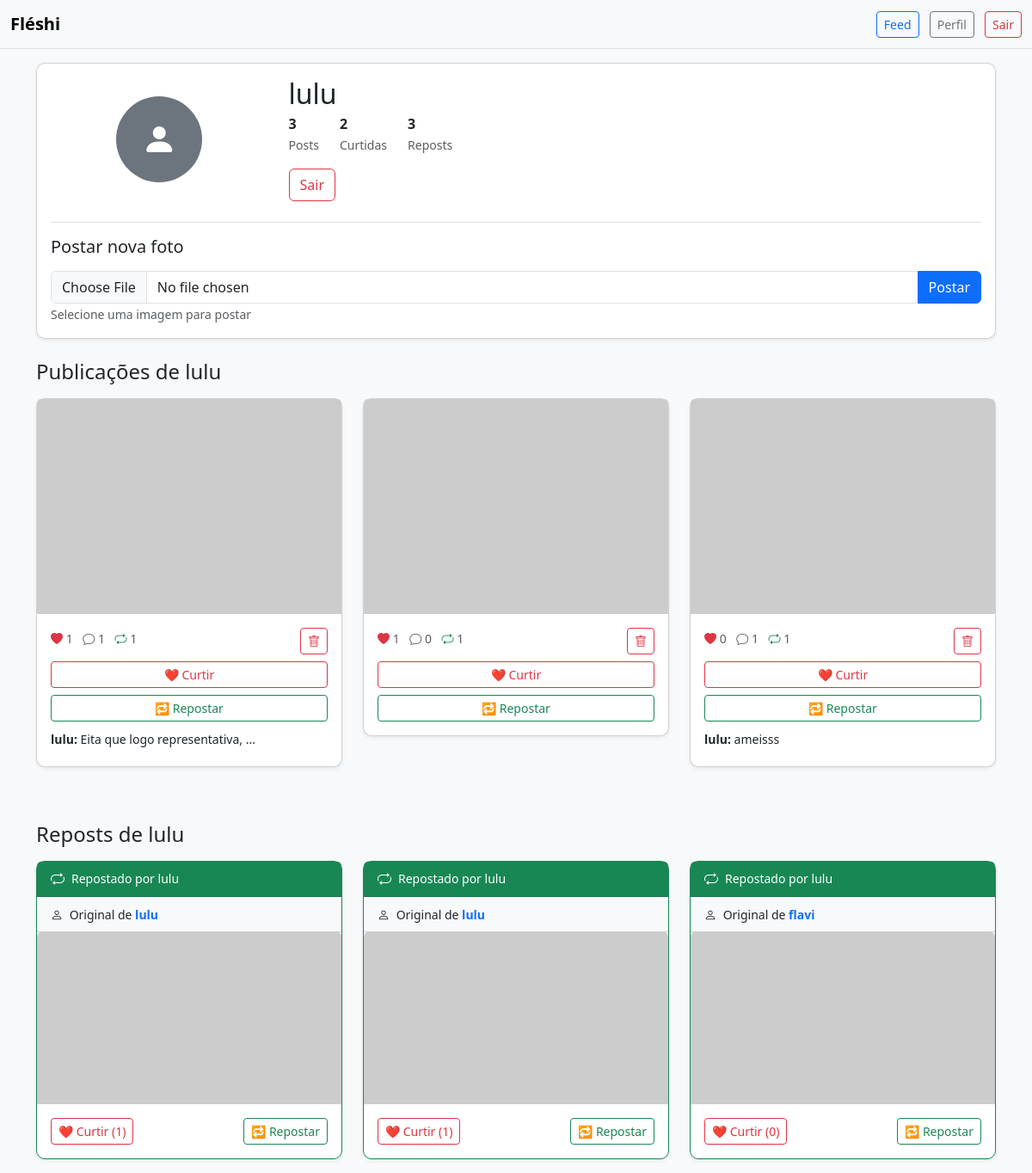
/profile/6 (signed in), run on the app's committed database.
### appfleshi/models.py (models this page shows)
class User(db.Model, UserMixin):
    id = db.Column(db.Integer, primary_key=True)
    username = db.Column(db.String(20), unique=True)
    email = db.Column(db.String(100), unique=True, nullable=False)
    password = db.Column(db.String(60), nullable=False)
    photos = db.relationship("Photo", backref="user", lazy=True) #lista de fotos, cada foto é um objeto
    likes = db.relationship("Like", backref="user", lazy=True)
    reposts = db.relationship("Repost", backref="user", lazy=True)
    comments = db.relationship("Comment", backref="user", lazy=True)

class Photo(db.Model):
    id = db.Column(db.Integer, primary_key=True)
    file_name = db.Column(db.String(255), default= "default.png")
    upload_date = db.Column(db.DateTime(timezone=True), nullable=False, default=lambda: datetime.now(timezone.utc))
    user_id = db.Column(db.Integer, db.ForeignKey("user.id"), nullable=False)
    reposts = db.relationship("Repost", backref="photo", lazy=True)
    likes = db.relationship("Like", backref="photo", lazy=True, cascade="all, delete-orphan")
    comments = db.relationship("Comment", backref="photo", lazy=True)

class Comment(db.Model):
    id = db.Column(db.Integer, primary_key=True)
    text = db.Column(db.String(500), nullable=False) # texto comentario
    user_id = db.Column(db.Integer, db.ForeignKey("user.id"), nullable=False) # quem comentou
    photo_id = db.Column(db.Integer, db.ForeignKey("photo.id"), nullable=False) # qual foto comentada

class Repost(db.Model):
    id = db.Column(db.Integer, primary_key=True)
    user_id = db.Column(db.Integer, db.ForeignKey("user.id"), nullable=False) # quem comentou
    photo_id = db.Column(db.Integer, db.ForeignKey("photo.id"), nullable=False) # qual foto comentada

### appfleshi/routes.py (the view, shortened to what this page needs)
@app.route("/profile/<user_id>", methods=['GET', 'POST'])
@login_required
def profile(user_id):
    if int(user_id) == int(current_user.id):
        photo_form = PhotoForm()
        return render_template('profile.html', user=current_user, form=photo_form)
    else:
        user = User.query.get(int(user_id))
        return render_template('profile.html', user=user, form=None)

### appfleshi/forms.py
class PhotoForm(FlaskForm):
    photo = FileField("Foto", validators=[DataRequired()])
    submit = SubmitField("Postar")

### appfleshi/models.py (called while the page is built)
@login_manager.user_loader # consultando se tem ou não aquele usuário
def load_user(user_id):
    return User.query.get(int(user_id)) # consultado a tabela do banco

### appfleshi/templates/profile.html (shortened to what this page needs)
{% extends "homepage.html" %}
{% block body %}
    <body class="bg-light">
        {% include "navbar.html" %}
        <div class="container mt-3">
            <div class="card shadow-sm mb-4">
                <div class="card-body">
                    <div class="row align-items-center">
                        <div class="col-md-3 text-center">
                            <div class="rounded-circle bg-secondary mx-auto d-flex align-items-center justify-content-center"
                                 style="width: 100px; height: 100px;">
                                <i class="bi bi-person-fill text-white fs-1"></i>
                            </div>
                        </div>
                        <div class="col-md-9">
                            <h2 class="mb-1">{{ user.username }}</h2>
                            <div class="d-flex mb-3">
                                <div class="me-4">
                                    <strong class="d-block">{{ user.photos|length }}</strong>
                                    <small class="text-muted">Posts</small>
                                </div>
                                <div class="me-4">
                                    <strong class="d-block">{{ user.likes|length }}</strong>
                                    <small class="text-muted">Curtidas</small>
                                </div>
                                <div class="me-4">
                                    <strong class="d-block">{{ user.reposts|length }}</strong>
                                    <small class="text-muted">Reposts</small>
                                </div>
                            </div>
                            <a href="{{ url_for('logout') }}" class="btn btn-outline-danger">Sair</a>
                        </div>
                    </div>
                    {% if form and user == current_user %}
                    <div class="mt-4 pt-3 border-top">
                        <h5 class="mb-3">Postar nova foto</h5>
                        <form method="post" enctype="multipart/form-data">
                            <div class="input-group">
                                {{ form.photo(class="form-control") }}
                                {{ form.submit(class="btn btn-primary") }}
                            </div>
                            <small class="text-muted">Selecione uma imagem para postar</small>
                        </form>
                    </div>
                    {% endif %}
                </div>
            </div>
            <div class="row">
                <div class="col-12">
                    <h4 class="mb-3">Publicações de {{ user.username }}</h4>
                    {% if user.photos %}
                    <div class="row">
                        {% for photo in user.photos %}
                        <div class="col-md-4 mb-3">
                            <div class="card shadow-sm">
                                <img src="{{ url_for('static', filename='posts_photos/' ~ photo.file_name) }}"
                                     class="card-img-top"
                                     alt="Post de {{ user.username }}"
                                     style="height: 250px; object-fit: cover;"
                                     onerror="this.src='https://via.placeholder.com/300x250?text=Imagem+Não+Encontrada'">
                                <div class="card-body">
                                    <div class="d-flex justify-content-between mb-2">
                                        <div>
                                            <small class="text-muted">
                                                <i class="bi bi-heart-fill text-danger"></i> {{ photo.likes|length }}
                                            </small>
                                            <small class="text-muted ms-2">
                                                <i class="bi bi-chat"></i> {{ photo.comments|length }}
                                            </small>
                                            <small class="text-muted ms-2">
                                                <i class="bi bi-repeat text-success"></i> {{ photo.reposts|length }}
                                            </small>
                                        </div>
                                        {% if user == current_user %}
                                        <div>
                                            <a class="btn btn-sm btn-outline-danger"
                                               href="{{ url_for('delete_photo', photo_id=photo.id) }}"
                                               onclick="return confirm('Tem certeza que deseja excluir esta foto?')">
                                                <i class="bi bi-trash"></i>
                                            </a>
                                        </div>
                                        {% endif %}
                                    </div>
                                    <div class="d-grid gap-2">
                                        <a class="btn btn-outline-danger btn-sm"
                                           href="{{ url_for('like_photo', photo_id=photo.id) }}">
                                            ❤️ Curtir
                                        </a>
                                        <a class="btn btn-outline-success btn-sm"
                                           href="{{ url_for('repost_photo', photo_id=photo.id) }}">
                                            🔁 Repostar
                                        </a>
                                    </div>
                                    {% if photo.comments %}
                                    <div class="mt-2">
                                        {% for comentario in photo.comments[:2] %}
                                        <div class="mb-1">
                                            <small>
                                                <strong>{{ comentario.user.username }}:</strong>
                                                {{ comentario.text[:30] }}{% if comentario.text|length > 30 %}...{% endif %}
                                            </small>
                                        </div>
                                        {% endfor %}
                                    </div>
                                    {% endif %}
                                </div>
                            </div>
                        </div>
                        {% endfor %}
                    </div>
                    {% endif %}
                </div>
            </div>
            {% if user.reposts %}
            <div class="row mt-5">
                <div class="col-12">
                    <h4 class="mb-3">Reposts de {{ user.username }}</h4>
                    <div class="row">
                        {% for repost in user.reposts %}
                        <div class="col-md-4 mb-3">
                            <div class="card shadow-sm border-success">
                                <div class="card-header bg-success text-white py-2">
                                    <div class="d-flex align-items-center">
                                        <i class="bi bi-repeat me-2"></i>
                                        <small>Repostado por {{ user.username }}</small>
                                    </div>
                                </div>
                                <div class="card-header bg-light py-2">
                                    <small>
                                        <i class="bi bi-person me-1"></i>
                                        Original de
                                        <a href="{{ url_for('profile', user_id=repost.photo.user.id) }}"
                                           class="text-decoration-none fw-bold">
                                            {{ repost.photo.user.username }}
                                        </a>
                                    </small>
                                </div>
                                <img src="{{ url_for('static', filename='posts_photos/' ~ repost.photo.file_name) }}"
                                     class="card-img-top"
                                     alt="Repost de {{ repost.photo.user.username }}"
                                     style="height: 200px; object-fit: cover;"
                                     onerror="this.src='https://via.placeholder.com/300x200?text=Imagem+Não+Encontrada'">
                                <div class="card-body">
                                    <div class="d-flex justify-content-between">
                                        <a class="btn btn-outline-danger btn-sm"
                                           href="{{ url_for('like_photo', photo_id=repost.photo.id) }}">
                                            ❤️ Curtir ({{ repost.photo.likes|length }})
                                        </a>
                                        <a class="btn btn-outline-success btn-sm"
                                           href="{{ url_for('repost_photo', photo_id=repost.photo.id) }}">
                                            🔁 Repostar
                                        </a>
                                    </div>
                                </div>
                            </div>
                        </div>
                        {% endfor %}
                    </div>
                </div>
            </div>
            {% endif %}
        </div>
        <link rel="stylesheet" href="https://cdn.jsdelivr.net/npm/bootstrap-icons@1.10.0/font/bootstrap-icons.css">
    </body>
{% endblock %}

### appfleshi/templates/profile.html (style rules this page uses)
.card { border-radius: 10px; }

### data on the page
User: username "lulu"
Photo: likes|length "1", comments|length "1", reposts|length "1"
Comment: user.username "lulu", text "Eita que logo representativa,"
Photo: likes|length "1", comments|length "0", reposts|length "1"
Photo: likes|length "0", comments|length "1", reposts|length "1"
Comment: user.username "lulu", text "ameisss"
Repost: photo.user.username "lulu", photo.likes|length "1"
Repost: photo.user.username "lulu", photo.likes|length "1"
Repost: photo.user.username "flavi", photo.likes|length "0"

### other printed values
{{ user.photos|length }} "3"
{{ user.likes|length }} "2"
{{ user.reposts|length }} "3"
